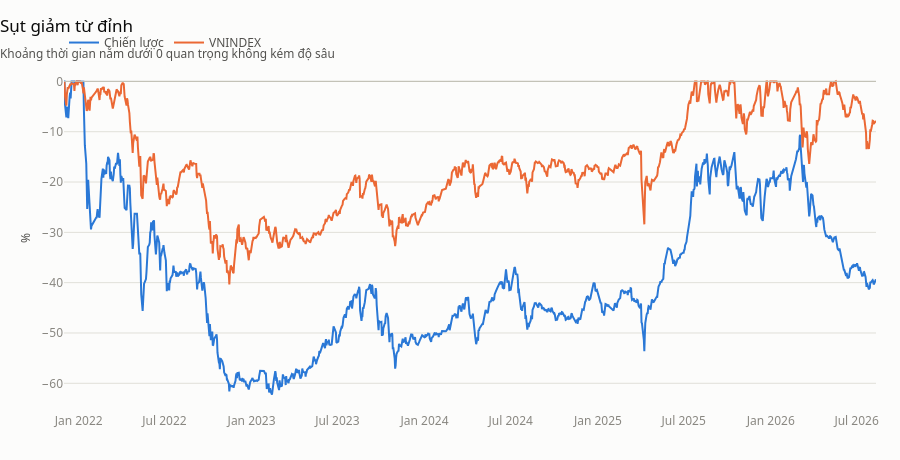

Notebook code for this chart:
### Markdown cell above
### Sụt giảm — thứ quyết định bạn có giữ được chiến lược không

CAGR nói bạn kiếm được bao nhiêu *nếu* bạn theo tới cùng. Đường sụt giảm nói
bạn phải chịu đựng những gì để tới đó.

### Code cell
def duong_sut(ls: pd.Series) -> pd.Series:
    von = (1 + ls).cumprod()
    return (von / von.cummax() - 1) * 100


sut = pd.concat(
    [
        pd.DataFrame({"date": dung["loi_suat"].index, "sut": duong_sut(dung["loi_suat"]).values, "duong": "Chiến lược"}),
        pd.DataFrame(
            {
                "date": ls_chuan.reindex(dung["loi_suat"].index).fillna(0).index,
                "sut": duong_sut(ls_chuan.reindex(dung["loi_suat"].index).fillna(0)).values,
                "duong": "VNINDEX",
            }
        ),
    ]
)

duong(
    sut,
    x="date",
    y="sut",
    theo="duong",
    tieu_de="Sụt giảm từ đỉnh",
    phu_de="Khoảng thời gian nằm dưới 0 quan trọng không kém độ sâu",
    nhan_y="%",
    moc_khong=True,
)

### Figure 1 — Plotly figure (JSON) as saved in the notebook; plotly's stock layout.template omitted (floating-point values rounded to 4 significant figures; data arrays with more than 128 entries replaced by an {"elided": "..."} marker saying what was removed)
{"data": [{"hovertemplate": "%{y:,.2f}<extra>%{fullData.name}</extra>", "line": {"color": "#2a78d6", "width": 2}, "mode": "lines", "name": "Chiến lược", "type": "scatter", "x": {"elided": "1169 str values"}, "y": {"elided": "1169 float values"}}, {"hovertemplate": "%{y:,.2f}<extra>%{fullData.name}</extra>", "line": {"color": "#eb6834", "width": 2}, "mode": "lines", "name": "VNINDEX", "type": "scatter", "x": {"elided": "1169 str values"}, "y": {"elided": "1169 float values"}}], "layout": {"height": 460, "hovermode": "x unified", "shapes": [{"line": {"color": "#c3c2b7", "width": 1}, "type": "line", "x0": 0, "x1": 1, "xref": "x domain", "y0": 0, "y1": 0, "yref": "y"}], "showlegend": true, "title": {"text": "Sụt giảm từ đỉnh<br><sub style='color:#52514e'>Khoảng thời gian nằm dưới 0 quan trọng không kém độ sâu</sub>"}, "yaxis": {"title": {"text": "%"}}}}
